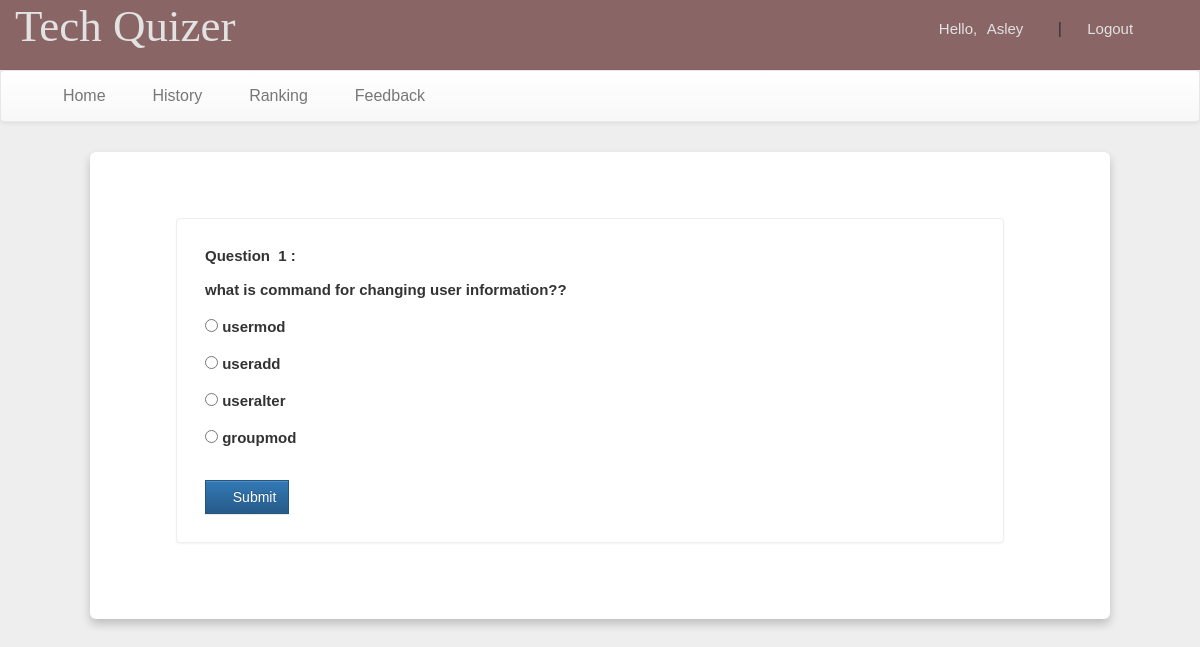
The app's page /account.php?q=quiz&step=2&eid=558920ff906b8&n=1&t=2 (signed in) with its own data.
### tables this page shows
CREATE TABLE `questions` (
  `eid` text NOT NULL,
  `qid` text NOT NULL,
  `qns` text NOT NULL,
  `choice` int(10) NOT NULL,
  `sn` int(11) NOT NULL
);

CREATE TABLE `options` (
  `qid` varchar(50) NOT NULL,
  `option` varchar(5000) NOT NULL,
  `optionid` text NOT NULL
);

### account.php (the view, shortened to what this page needs)
<!DOCTYPE html PUBLIC "-//W3C//DTD XHTML 1.0 Transitional//EN" "http://www.w3.org/TR/xhtml1/DTD/xhtml1-transitional.dtd">
<html xmlns="http://www.w3.org/1999/xhtml">
<head>
<link  rel="stylesheet" href="css/bootstrap.min.css"/>
 <link  rel="stylesheet" href="css/bootstrap-theme.min.css"/>
 <link rel="stylesheet" href="css/main.css">
 <link  rel="stylesheet" href="css/font.css">
</head>
<body>
<div class="header">
<div class="row">
<div class="col-lg-6">
<span class="logo">Tech Quizer</span></div>
<div class="col-md-4 col-md-offset-2">
 <?php
 include_once 'dbConnection.php';
  if(!(isset($_SESSION['email']))){
header("location:main.php");
}
else
{
$name = $_SESSION['name'];
echo '<span class="pull-right top title1" ><span class="log1"><span class="glyphicon glyphicon-user" aria-hidden="true"></span>&nbsp;&nbsp;&nbsp;&nbsp;Hello,</span> <a href="account.php?q=1" class="log log1">'.$name.'</a>&nbsp;|&nbsp;<a href="logout.php?q=account.php" class="log"><span class="glyphicon glyphicon-log-out" aria-hidden="true"></span>&nbsp;Logout</button></a></span>';
}?>
</div>
</div></div>
<div class="bg">
<nav class="navbar navbar-default title1">
  <div class="container-fluid">
    <div class="collapse navbar-collapse" id="bs-example-navbar-collapse-1">
      <ul class="nav navbar-nav">
        <li <?php if(@$_GET['q']==1) echo'class="active"'; ?> ><a href="account.php?q=1"><span class="glyphicon glyphicon-home" aria-hidden="true"></span>&nbsp;Home<span class="sr-only">(current)</span></a></li>
        <li <?php if(@$_GET['q']==2) echo'class="active"'; ?>><a href="account.php?q=2"><span class="glyphicon glyphicon-list-alt" aria-hidden="true"></span>&nbsp;History</a></li>
		<li <?php if(@$_GET['q']==3) echo'class="active"'; ?>><a href="account.php?q=3"><span class="glyphicon glyphicon-stats" aria-hidden="true"></span>&nbsp;Ranking</a></li>
    <li <?php if(@$_GET['q']==4) echo'class="active"'; ?>><a href="feedback.php"><span class="glyphicon glyphicon-comment" aria-hidden="true"></span>&nbsp;Feedback</a></li></ul>
      </div>
  </div>
</nav>
<div class="container">
<div class="row">
<div class="col-md-12">
<?php
if(@$_GET['q']== 'quiz' && @$_GET['step']== 2) {
$eid=@$_GET['eid'];
$sn=@$_GET['n'];
$total=@$_GET['t'];
$q=mysqli_query($con,"SELECT * FROM questions WHERE eid='$eid' AND sn='$sn' " );
echo '<div class="panel" style="margin:5%">';
while($row=mysqli_fetch_array($q) )
{
$qns=$row['qns'];
$qid=$row['qid'];
echo '<b>Question &nbsp;'.$sn.'&nbsp;:<br><br>'.$qns.' <br>';
}
$q=mysqli_query($con,"SELECT * FROM options WHERE qid='$qid' " );
echo '<form action="update.php?q=quiz&step=2&eid='.$eid.'&n='.$sn.'&t='.$total.'&qid='.$qid.'" method="POST"  class="form-horizontal">
<br />';
while($row=mysqli_fetch_array($q) )
{
$option=$row['option'];
$optionid=$row['optionid'];
echo'<input type="radio" name="ans" value="'.$optionid.'"><b> '.$option.' </b><br><br>';
}
echo'<br /><button type="submit" class="btn btn-primary" style="border-radius:0%"><span class="glyphicon glyphicon-lock" aria-hidden="true"></span>&nbsp;Submit</button></form></div>';
}
?>
</div></div></div></div>
</body>
</html>

### css/main.css (style rules this page uses)
body { overflow-x: hidden; width: 100%; font: 15px "Century Gothic", "Times Roman", sans-serif; background: #eee; min-height: 550px; background-attachment: fixed; }
.bg { min-height: 540px; }
.panel { border-color: #eee; padding: 28px; font: 15px "Century Gothic", "Times Roman", sans-serif; margin-left: -18px; margin-top: 22px; }
.header { background: #896565; height: 70px; }
.logo { font-family: "typo"; font-size: 45px; color: #e2e2e2; margin: 15px; }
.title1 { font: 16px "Century Gothic", "Times Roman", sans-serif; }
.top { margin-top: 20px; }
.log1 { font: 15px "Ubuntu", sans-serif; color: #e2e2e2; margin-left: 10px; }
.log { margin: 10px; margin-right: 30px; margin-left: 5px; color: #e2e2e2; text-decoration: none; font-size: 20px; font-size: 15px; }
.container { width: 85%; background: #fff; border-radius: 6px; padding: 20px 60px 30px 40px; box-shadow: 0 5px 10px rgba(0, 0, 0, 0.2); margin-top: 30px; }

### records on screen
questions: qns "what is command for changing user information??"
options: option "usermod"
options: option "useradd"
options: option "useralter"
options: option "groupmod"

### other values on screen
$name "Asley"
